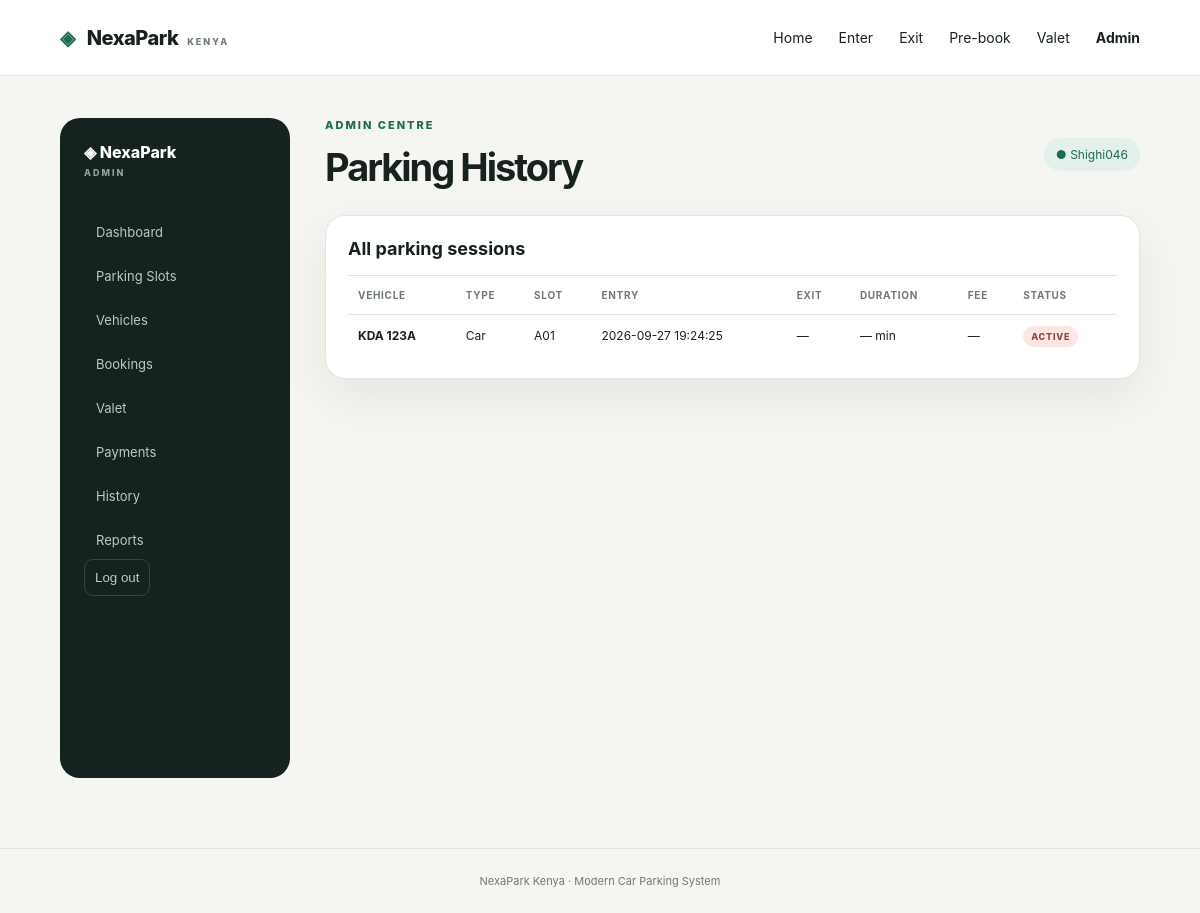
The page /admin/history (signed in) on the database its author committed.
### tables this page shows
CREATE TABLE parking_sessions (
        session_id INTEGER PRIMARY KEY AUTOINCREMENT,
        vehicle_id INTEGER NOT NULL,
        slot_id INTEGER NOT NULL,
        entry_time TEXT NOT NULL,
        exit_time TEXT,
        duration_minutes INTEGER,
        fee INTEGER,
        status TEXT NOT NULL CHECK(status IN ('ACTIVE','COMPLETED')),
        FOREIGN KEY(vehicle_id) REFERENCES vehicles(vehicle_id),
        FOREIGN KEY(slot_id) REFERENCES parking_slots(slot_id)
    );

CREATE TABLE vehicles (
        vehicle_id INTEGER PRIMARY KEY AUTOINCREMENT,
        plate_number TEXT UNIQUE NOT NULL,
        vehicle_type TEXT NOT NULL
    );

CREATE TABLE parking_slots (
        slot_id INTEGER PRIMARY KEY AUTOINCREMENT,
        slot_number TEXT UNIQUE NOT NULL,
        status TEXT NOT NULL CHECK(status IN ('AVAILABLE','OCCUPIED'))
    );

### app.py (the view)
@app.get("/admin/history")
@admin_required
def admin_history():
    return render_template("admin/history.html", history=get_history())

### app.py (called while the page is built)
def admin_required(view):
    @wraps(view)
    def wrapped(*args, **kwargs):
        if not session.get("admin_id"):
            flash("Please sign in as an admin to continue.", "error")
            return redirect(url_for("admin_login", next=request.path))
        return view(*args, **kwargs)
    return wrapped

### database.py (called while the page is built)
def get_connection():
    os.makedirs(DB_DIR, exist_ok=True)
    conn = sqlite3.connect(DB_PATH)
    conn.row_factory = sqlite3.Row
    conn.execute("PRAGMA foreign_keys = ON")
    return conn

def get_history():
    conn = get_connection()
    rows = conn.execute("""
        SELECT v.plate_number, v.vehicle_type, ps.slot_number,
               s.entry_time, s.exit_time, s.duration_minutes,
               s.fee, s.status
        FROM parking_sessions s
        JOIN vehicles v ON v.vehicle_id=s.vehicle_id
        JOIN parking_slots ps ON ps.slot_id=s.slot_id
        ORDER BY s.entry_time DESC
    """).fetchall()
    conn.close()
    return [dict(r) for r in rows]

### templates/admin/history.html (shortened to what this page needs)
{% extends "admin/base.html" %}
{% block admin_heading %}Parking History{% endblock %}
{% block admin_content %}
<div class="card table-card"><div class="panel-head"><h2>All parking sessions</h2></div>
<table><thead><tr><th>Vehicle</th><th>Type</th><th>Slot</th><th>Entry</th><th>Exit</th><th>Duration</th><th>Fee</th><th>Status</th></tr></thead><tbody>
{% for h in history %}<tr><td><strong>{{ h.plate_number }}</strong></td><td>{{ h.vehicle_type }}</td><td>{{ h.slot_number }}</td><td>{{ h.entry_time }}</td><td>{{ h.exit_time or '—' }}</td><td>{{ h.duration_minutes if h.duration_minutes is not none else '—' }} min</td><td>{% if h.fee is not none %}KSh {{ h.fee }}{% else %}—{% endif %}</td><td><span class="status {{ h.status|lower }}">{{ h.status }}</span></td></tr>{% else %}<tr><td colspan="8">No parking history yet.</td></tr>{% endfor %}
</tbody></table></div>
{% endblock %}

### static/css/style.css (style rules this page uses)
:root { --ink:#17221f;--muted:#6e7975;--paper:#f5f6f1;--card:#fff;--line:#dfe5df;--green:#1e6b55;--green2:#2d8b6f;--dark:#14231f;--red:#bd5a4e;--shadow:0 18px 50px rgba(20,35,31,.08) }
* { box-sizing:border-box }
body { margin:0;background:var(--paper);color:var(--ink);font-family:Inter,ui-sans-serif,system-ui,-apple-system,BlinkMacSystemFont,"Segoe UI",sans-serif }
.section-head,.panel-head,.admin-top { display:flex;align-items:flex-end;justify-content:space-between;gap:20px }
.card { background:var(--card);border:1px solid var(--line);border-radius:20px;box-shadow:var(--shadow) }
.panel-head h2 { margin:0;font-size:18px }
.table-card { padding:22px;overflow:auto }
.table-card .panel-head { margin-bottom:16px }
table { width:100%;border-collapse:collapse;font-size:12px }
th,td { text-align:left;padding:13px 10px;border-top:1px solid var(--line);white-space:nowrap }
th { color:var(--muted);font-size:10px;text-transform:uppercase;letter-spacing:.7px }
.status { font-size:9px;font-weight:800;letter-spacing:.8px;padding:5px 8px;border-radius:99px }
.status.occupied,.status.active { background:#fae7e4;color:#96433b }

### rows shown on the page
parking_sessions: plate_number "KDA 123A", vehicle_type "Car", slot_number "A01", entry_time "2026-09-27 19:24:25", exit_time "—", duration_minutes "—", status "ACTIVE"

### other values the page prints
{{ session.get('admin_username') }} "Shighi046"
